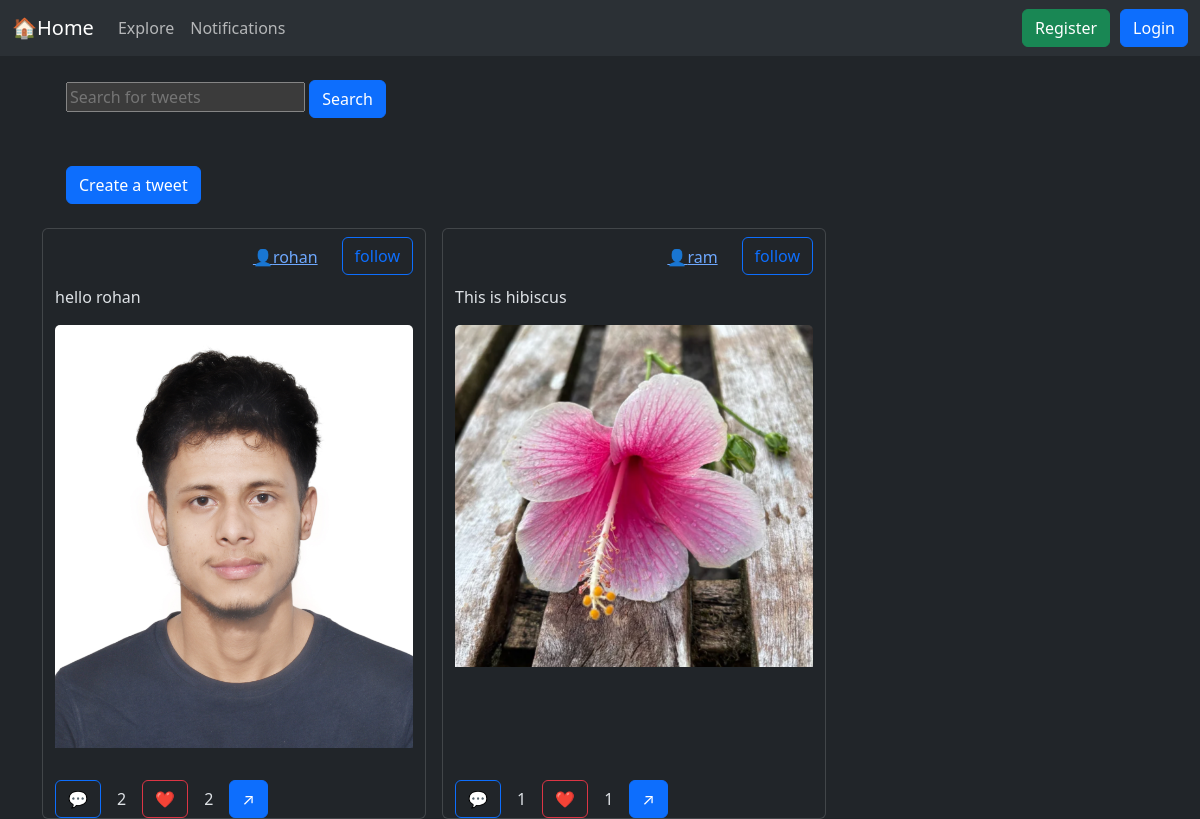
The app's page /, older data.
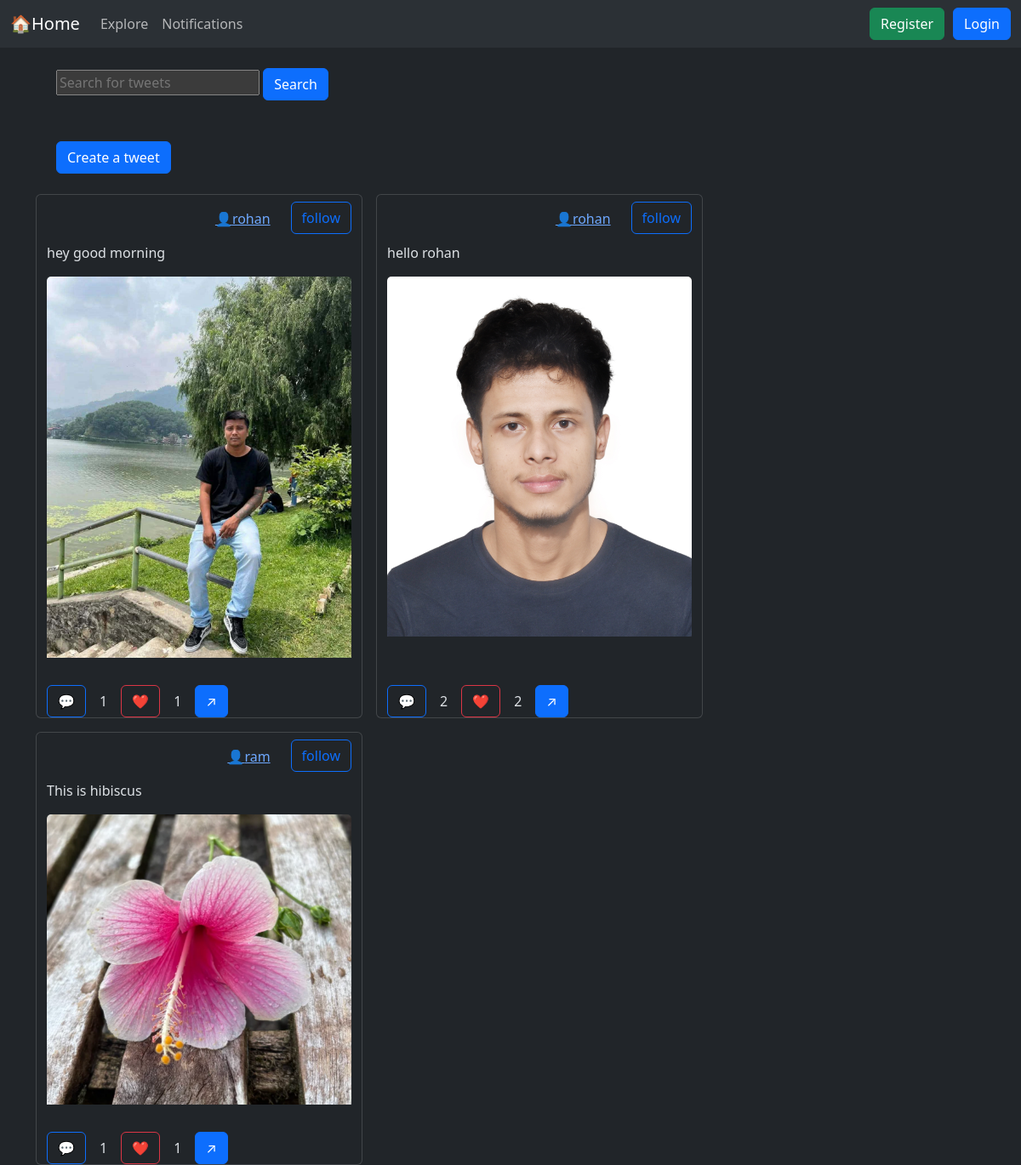
The same page, newer data.
### tweet/models.py (models this page shows, shortened)
class Tweet(models.Model):
    user=models.ForeignKey(User,on_delete=models.CASCADE)
    text=models.TextField(max_length=200)
    image=models.ImageField(upload_to='photos/',blank=True,null=True)
    created_at=models.DateTimeField(auto_now_add=True)#creates the timestamp once when the object is created
    updated_at=models.DateTimeField(auto_now=True)# updates the timestamp everytime object is saved

### tweet/views.py (the view)
# urls.py: path('', views.tweet_list, name='tweet_list'),
def tweet_list(request):
    tweets= Tweet.objects.all().order_by('-created_at')
    query= request.GET.get('q', "")
    if query:
        tweets= tweets.filter(user__username__icontains=query)
    for tweet in tweets:
            if request.user.is_authenticated:
                if tweet.likes.filter(user=request.user).exists():
                    tweet.is_liked=True
                else:
                    tweet.is_liked=False
            if request.user.is_authenticated:
                if tweet.follow.filter(user=request.user).exists():
                    tweet.is_followed=True
                else:
                    tweet.is_followed=False
    return render(request,'tweet_list.html',{'tweets':tweets, 'query':query})

### tweet/templates/tweet_list.html (shortened to what this page needs)
{% extends "base.html" %}
{% block content %}
<form method="GET" class="m-4">
    <input type="text"
    name="q"
    placeholder="Search for tweets"
    value="{{ query }}"
    >
    <button class="btn btn-primary" type="submit">Search</button>
</form>
 <a class='btn btn-primary m-4' href="{% url 'tweet_create' %}">Create a tweet</a>
 <div class='container row gap-3' >
    {% if tweets %}
    {% for tweet in tweets %}
        <div class="card" style="width: 24rem; height:auto;">
            <div class="d-flex gap-2 justify-content-end">
                <a class='m-3' href="{% url 'profile_view' tweet.user.username %}">👤{{tweet.user.username}}</a>
                <form action="{% url 'follow_user' tweet.id %}" method="POST">
                    <button {% if tweet.is_followed %}
                    class='btn btn-primary mt-2 ml-auto' type='submit'
                    {% else %}
                    class='btn btn-outline-primary mt-2' type='submit'
                    {% endif %}
                    >follow</button>
            </form>
            </div>
            {% if tweet.image %}
            <p>{{tweet.text}}</p>
            <img src="{{tweet.image.url}}" class="card-img-top" alt="...">
            {% endif %}
            <div class="card-body">
        </div>
        <div class="d-flex gap-3 align-items-center">
         <form action="{% url 'comments_view' tweet.id %}">
            <button class="btn btn-outline-primary" type="submit">💬</button>
         </form>
         {{tweet.comments.count}}
          <form action="{% url 'like_view' tweet.id %}" method="POST">
        <button
         {%if tweet.is_liked %}
            class="btn btn-danger"
         {% else %}
            class="btn btn-outline-danger"
        {% endif %}
        type="submit">❤️</button>
         </form>
            {{tweet.likes.count}}
                <button class="btn btn-primary" onclick="copyTweetLink('{% url 'tweet_detail' tweet.id  %}')">↗</button>
        </div>
        </div>
    {% endfor %}
     {% else %}
 <h1>No tweets found.</h1>
 {% endif %}
 </div>
{% endblock %}

### templates/base.html (shortened to what this page needs)
{% load static %}
<!DOCTYPE html>
<html lang="en" data-bs-theme="dark">
<head>
    <link href="https://cdn.jsdelivr.net/npm/bootstrap@5.3.8/dist/css/bootstrap.min.css"
        rel="stylesheet"
>
</head>
<body>
    <nav class="navbar navbar-expand-lg bg-body-tertiary">
  <div class="container-fluid">
    <a class="navbar-brand" href="{% url 'tweet_list' %}">🏠Home</a>
    <div class="collapse navbar-collapse" id="navbarSupportedContent">
      <ul class="navbar-nav me-auto mb-2 mb-lg-0">
        <li class="nav-item">
          <a class="nav-link" href="#">Explore</a>
        </li>
        <li class="nav-item">
          <a class="nav-link" href="#">
            Notifications
          </a>
        </li>
      </ul>
       {% if user.is_authenticated %}
        <p>👤{{user.username}}</p>
        <form action="{% url 'logout' %}" method="post">
        <button class="btn btn-danger" type="submit" style="margin-left: 10px;">Logout</button>
        {% csrf_token %}
      </form>
      {% else %}
      <a href="{% url 'register' %}" class="btn btn-success" style="margin-left: 10px;">Register</a>
      <a href="{% url 'login' %}" class="btn btn-primary" style="margin-left: 10px;">Login</a>
      {% endif %}
    </div>
  </div>
</nav>
  <div class="container">
        {% block content %}{% endblock %}
    </div>
</body>
</html>

Row changes from the older to the newer data that the page shows:
added Tweet: user.username "rohan", text "hey good morning", image (picture), comments.count "1", likes.count "1"
